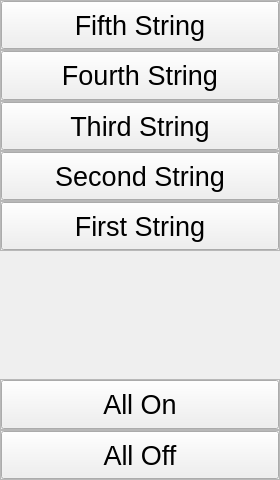
<?xml version="1.0" encoding="UTF-8"?>
<ui version="4.0">
 <class>MainWindow</class>
 <widget class="QMainWindow" name="MainWindow">
  <property name="geometry">
   <rect>
    <x>0</x>
    <y>0</y>
    <width>280</width>
    <height>480</height>
   </rect>
  </property>
  <property name="windowTitle">
   <string>MainWindow</string>
  </property>
  <widget class="QWidget" name="centralWidget">
   <layout class="QVBoxLayout" name="verticalLayout">
    <property name="spacing">
     <number>0</number>
    </property>
    <property name="leftMargin">
     <number>0</number>
    </property>
    <property name="topMargin">
     <number>0</number>
    </property>
    <property name="rightMargin">
     <number>0</number>
    </property>
    <property name="bottomMargin">
     <number>0</number>
    </property>
    <item>
     <widget class="QFrame" name="fifthTierFrame">
      <property name="sizePolicy">
       <sizepolicy hsizetype="MinimumExpanding" vsizetype="MinimumExpanding">
        <horstretch>0</horstretch>
        <verstretch>0</verstretch>
       </sizepolicy>
      </property>
      <property name="frameShape">
       <enum>QFrame::StyledPanel</enum>
      </property>
      <property name="frameShadow">
       <enum>QFrame::Raised</enum>
      </property>
      <layout class="QGridLayout" name="fifthTierGridLayout">
       <property name="leftMargin">
        <number>0</number>
       </property>
       <property name="topMargin">
        <number>0</number>
       </property>
       <property name="rightMargin">
        <number>0</number>
       </property>
       <property name="bottomMargin">
        <number>0</number>
       </property>
       <property name="spacing">
        <number>0</number>
       </property>
       <item row="0" column="0">
        <widget class="CustomPushButton" name="fifthTierPushButton">
         <property name="sizePolicy">
          <sizepolicy hsizetype="MinimumExpanding" vsizetype="MinimumExpanding">
           <horstretch>0</horstretch>
           <verstretch>0</verstretch>
          </sizepolicy>
         </property>
         <property name="font">
          <font>
           <pointsize>20</pointsize>
           <weight>50</weight>
           <bold>false</bold>
          </font>
         </property>
         <property name="text">
          <string>Fifth String</string>
         </property>
         <property name="checkable">
          <bool>true</bool>
         </property>
        </widget>
       </item>
      </layout>
     </widget>
    </item>
    <item>
     <widget class="QFrame" name="fourthTierFrame">
      <property name="sizePolicy">
       <sizepolicy hsizetype="MinimumExpanding" vsizetype="MinimumExpanding">
        <horstretch>0</horstretch>
        <verstretch>0</verstretch>
       </sizepolicy>
      </property>
      <property name="frameShape">
       <enum>QFrame::StyledPanel</enum>
      </property>
      <property name="frameShadow">
       <enum>QFrame::Raised</enum>
      </property>
      <layout class="QGridLayout" name="fourthTierGridLayout">
       <property name="leftMargin">
        <number>0</number>
       </property>
       <property name="topMargin">
        <number>0</number>
       </property>
       <property name="rightMargin">
        <number>0</number>
       </property>
       <property name="bottomMargin">
        <number>0</number>
       </property>
       <property name="spacing">
        <number>0</number>
       </property>
       <item row="0" column="0">
        <widget class="CustomPushButton" name="fourthTierPushButton">
         <property name="sizePolicy">
          <sizepolicy hsizetype="MinimumExpanding" vsizetype="MinimumExpanding">
           <horstretch>0</horstretch>
           <verstretch>0</verstretch>
          </sizepolicy>
         </property>
         <property name="font">
          <font>
           <pointsize>20</pointsize>
          </font>
         </property>
         <property name="text">
          <string>Fourth String</string>
         </property>
         <property name="checkable">
          <bool>true</bool>
         </property>
        </widget>
       </item>
      </layout>
     </widget>
    </item>
    <item>
     <widget class="QFrame" name="thirdTierFrame">
      <property name="sizePolicy">
       <sizepolicy hsizetype="MinimumExpanding" vsizetype="MinimumExpanding">
        <horstretch>0</horstretch>
        <verstretch>0</verstretch>
       </sizepolicy>
      </property>
      <property name="frameShape">
       <enum>QFrame::StyledPanel</enum>
      </property>
      <property name="frameShadow">
       <enum>QFrame::Raised</enum>
      </property>
      <layout class="QGridLayout" name="thirdTierGridLayout">
       <property name="leftMargin">
        <number>0</number>
       </property>
       <property name="topMargin">
        <number>0</number>
       </property>
       <property name="rightMargin">
        <number>0</number>
       </property>
       <property name="bottomMargin">
        <number>0</number>
       </property>
       <property name="spacing">
        <number>0</number>
       </property>
       <item row="0" column="0">
        <widget class="CustomPushButton" name="thirdTierPushButton">
         <property name="sizePolicy">
          <sizepolicy hsizetype="MinimumExpanding" vsizetype="MinimumExpanding">
           <horstretch>0</horstretch>
           <verstretch>0</verstretch>
          </sizepolicy>
         </property>
         <property name="font">
          <font>
           <pointsize>20</pointsize>
          </font>
         </property>
         <property name="text">
          <string>Third String</string>
         </property>
         <property name="checkable">
          <bool>true</bool>
         </property>
        </widget>
       </item>
      </layout>
     </widget>
    </item>
    <item>
     <widget class="QFrame" name="secondTierFrame">
      <property name="sizePolicy">
       <sizepolicy hsizetype="MinimumExpanding" vsizetype="MinimumExpanding">
        <horstretch>0</horstretch>
        <verstretch>0</verstretch>
       </sizepolicy>
      </property>
      <property name="frameShape">
       <enum>QFrame::StyledPanel</enum>
      </property>
      <property name="frameShadow">
       <enum>QFrame::Raised</enum>
      </property>
      <layout class="QGridLayout" name="secondTierGridLayout">
       <property name="leftMargin">
        <number>0</number>
       </property>
       <property name="topMargin">
        <number>0</number>
       </property>
       <property name="rightMargin">
        <number>0</number>
       </property>
       <property name="bottomMargin">
        <number>0</number>
       </property>
       <property name="spacing">
        <number>0</number>
       </property>
       <item row="0" column="0">
        <widget class="CustomPushButton" name="secondTierPushButton">
         <property name="sizePolicy">
          <sizepolicy hsizetype="MinimumExpanding" vsizetype="MinimumExpanding">
           <horstretch>0</horstretch>
           <verstretch>0</verstretch>
          </sizepolicy>
         </property>
         <property name="font">
          <font>
           <pointsize>20</pointsize>
          </font>
         </property>
         <property name="text">
          <string>Second String</string>
         </property>
         <property name="checkable">
          <bool>true</bool>
         </property>
        </widget>
       </item>
      </layout>
     </widget>
    </item>
    <item>
     <widget class="QFrame" name="firstTierFrame">
      <property name="sizePolicy">
       <sizepolicy hsizetype="MinimumExpanding" vsizetype="MinimumExpanding">
        <horstretch>0</horstretch>
        <verstretch>0</verstretch>
       </sizepolicy>
      </property>
      <property name="frameShape">
       <enum>QFrame::StyledPanel</enum>
      </property>
      <property name="frameShadow">
       <enum>QFrame::Raised</enum>
      </property>
      <layout class="QGridLayout" name="firstTierGridLayout">
       <property name="leftMargin">
        <number>0</number>
       </property>
       <property name="topMargin">
        <number>0</number>
       </property>
       <property name="rightMargin">
        <number>0</number>
       </property>
       <property name="bottomMargin">
        <number>0</number>
       </property>
       <property name="spacing">
        <number>0</number>
       </property>
       <item row="0" column="0">
        <widget class="CustomPushButton" name="firstTierPushButton">
         <property name="sizePolicy">
          <sizepolicy hsizetype="MinimumExpanding" vsizetype="MinimumExpanding">
           <horstretch>0</horstretch>
           <verstretch>0</verstretch>
          </sizepolicy>
         </property>
         <property name="font">
          <font>
           <pointsize>20</pointsize>
          </font>
         </property>
         <property name="text">
          <string>First String</string>
         </property>
         <property name="checkable">
          <bool>true</bool>
         </property>
        </widget>
       </item>
      </layout>
     </widget>
    </item>
    <item>
     <spacer name="verticalSpacer">
      <property name="orientation">
       <enum>Qt::Vertical</enum>
      </property>
      <property name="sizeHint" stdset="0">
       <size>
        <width>20</width>
        <height>128</height>
       </size>
      </property>
     </spacer>
    </item>
    <item>
     <widget class="QFrame" name="allOnFrame">
      <property name="sizePolicy">
       <sizepolicy hsizetype="MinimumExpanding" vsizetype="MinimumExpanding">
        <horstretch>0</horstretch>
        <verstretch>0</verstretch>
       </sizepolicy>
      </property>
      <property name="frameShape">
       <enum>QFrame::StyledPanel</enum>
      </property>
      <property name="frameShadow">
       <enum>QFrame::Raised</enum>
      </property>
      <layout class="QGridLayout" name="allOnGridLayout">
       <property name="leftMargin">
        <number>0</number>
       </property>
       <property name="topMargin">
        <number>0</number>
       </property>
       <property name="rightMargin">
        <number>0</number>
       </property>
       <property name="bottomMargin">
        <number>0</number>
       </property>
       <property name="spacing">
        <number>0</number>
       </property>
       <item row="0" column="0">
        <widget class="QPushButton" name="allOnPushButton">
         <property name="sizePolicy">
          <sizepolicy hsizetype="MinimumExpanding" vsizetype="MinimumExpanding">
           <horstretch>0</horstretch>
           <verstretch>0</verstretch>
          </sizepolicy>
         </property>
         <property name="font">
          <font>
           <pointsize>20</pointsize>
          </font>
         </property>
         <property name="text">
          <string>All On</string>
         </property>
         <property name="checkable">
          <bool>false</bool>
         </property>
        </widget>
       </item>
      </layout>
     </widget>
    </item>
    <item>
     <widget class="QFrame" name="allOffPushButtonFrame">
      <property name="sizePolicy">
       <sizepolicy hsizetype="MinimumExpanding" vsizetype="MinimumExpanding">
        <horstretch>0</horstretch>
        <verstretch>0</verstretch>
       </sizepolicy>
      </property>
      <property name="frameShape">
       <enum>QFrame::StyledPanel</enum>
      </property>
      <property name="frameShadow">
       <enum>QFrame::Raised</enum>
      </property>
      <layout class="QGridLayout" name="allOffPushButtonGridLayout">
       <property name="leftMargin">
        <number>0</number>
       </property>
       <property name="topMargin">
        <number>0</number>
       </property>
       <property name="rightMargin">
        <number>0</number>
       </property>
       <property name="bottomMargin">
        <number>0</number>
       </property>
       <property name="spacing">
        <number>0</number>
       </property>
       <item row="0" column="0">
        <widget class="QPushButton" name="allOffPushButton">
         <property name="sizePolicy">
          <sizepolicy hsizetype="MinimumExpanding" vsizetype="MinimumExpanding">
           <horstretch>0</horstretch>
           <verstretch>0</verstretch>
          </sizepolicy>
         </property>
         <property name="font">
          <font>
           <pointsize>20</pointsize>
          </font>
         </property>
         <property name="text">
          <string>All Off</string>
         </property>
         <property name="checkable">
          <bool>false</bool>
         </property>
        </widget>
       </item>
      </layout>
     </widget>
    </item>
   </layout>
  </widget>
 </widget>
 <layoutdefault spacing="6" margin="11"/>
 <customwidgets>
  <customwidget>
   <class>CustomPushButton</class>
   <extends>QPushButton</extends>
   <header>include/custompushbutton.h</header>
  </customwidget>
 </customwidgets>
 <resources/>
 <connections/>
</ui>
